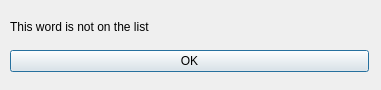
<?xml version="1.0" encoding="UTF-8"?>
<ui version="4.0">
 <class>Incorrect</class>
 <widget class="QDialog" name="Incorrect">
  <property name="geometry">
   <rect>
    <x>0</x>
    <y>0</y>
    <width>381</width>
    <height>90</height>
   </rect>
  </property>
  <property name="windowTitle">
   <string>Dialog</string>
  </property>
  <widget class="QWidget" name="">
   <property name="geometry">
    <rect>
     <x>10</x>
     <y>10</y>
     <width>359</width>
     <height>62</height>
    </rect>
   </property>
   <layout class="QVBoxLayout" name="verticalLayout">
    <item>
     <widget class="QLabel" name="label">
      <property name="styleSheet">
       <string notr="true">font: 20pt &quot;Sans Serif&quot;;</string>
      </property>
      <property name="text">
       <string>This word is not on the list</string>
      </property>
     </widget>
    </item>
    <item>
     <widget class="QPushButton" name="pushButton">
      <property name="text">
       <string>OK</string>
      </property>
     </widget>
    </item>
   </layout>
  </widget>
 </widget>
 <resources/>
 <connections/>
</ui>
